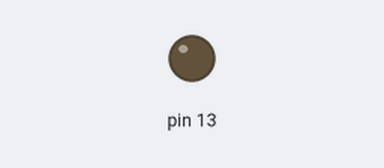
This sketch was run on a simulated Arduino Uno, built with avr-gcc and run on an emulated ATmega328P. Shown: output pins drawn as LEDs (lit = HIGH).

Above: at 0.1 s.
At 10.1 s:
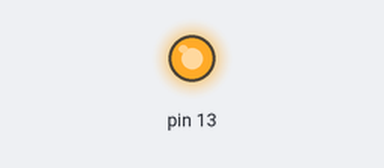
Timing chart, 0 to 11.6 s (numbered marks = the images above):
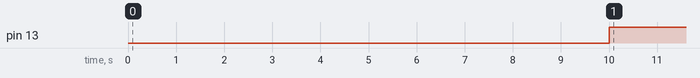

Measured:
- by itself, pin 13: LOW → HIGH at 10.0 s

The sketch:

task-semplice.ino
```cpp
void setup() {
  pinMode(13, OUTPUT);
}

unsigned long t1, dt;

void loop() {
  dt = millis() - t1;
  if (dt >= 10000) {
    digitalWrite(13, HIGH);
  }

}
```
